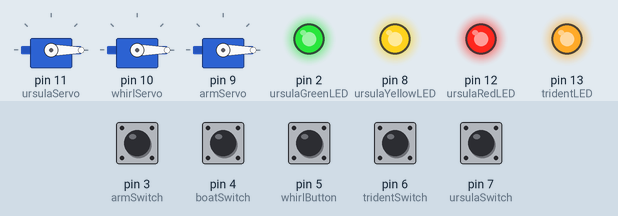
The sketch below on a simulated Arduino Uno, built with avr-gcc and run on an emulated ATmega328P. Parts: 3 × servo, output pins drawn as LEDs (lit = HIGH). The test bench sets the inputs (shaded band); at power-on: pin 3 (armSwitch), pin 4 (boatSwitch), pin 5 (whirlButton), pin 6 (tridentSwitch), pin 7 (ursulaSwitch) LOW.

Above: at 1.2 s.
1.3 s: pin 3 (armSwitch) pulled HIGH for 0.15 s
At 1.7 s:
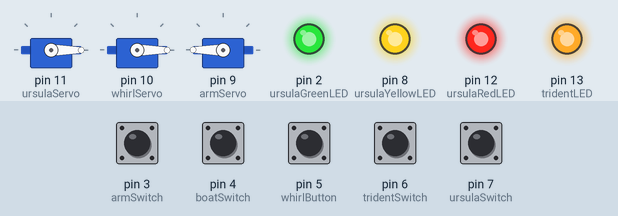
2.9 s: pin 4 (boatSwitch) pulled HIGH for 0.15 s
At 4.1 s:
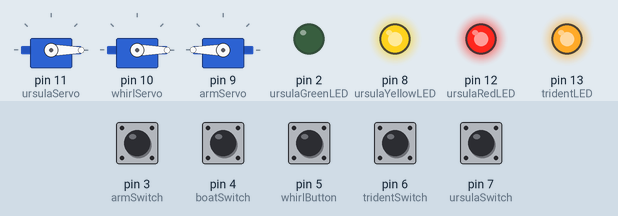
4.5 s: pin 5 (whirlButton) pulled HIGH for 0.15 s
At 5.3 s:
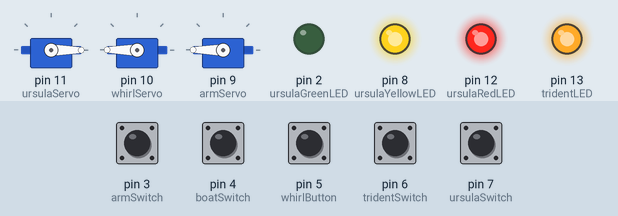
6.1 s: pin 6 (tridentSwitch) pulled HIGH for 0.15 s
At 6.5 s:
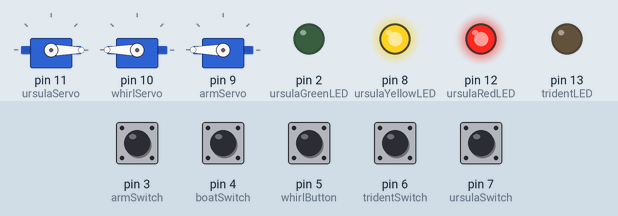
7.7 s: pin 7 (ursulaSwitch) pulled HIGH for 0.15 s
At 7.77 s:
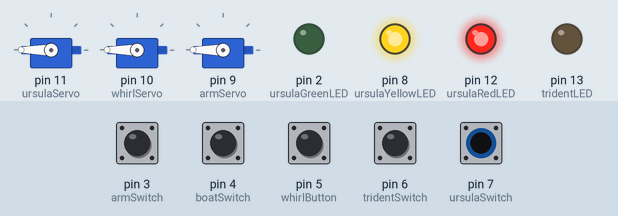
9.3 s: pin 3 (armSwitch) pulled HIGH for 1 s
At 10.9 s:
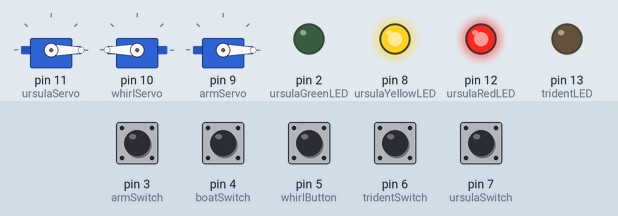
Timing chart, 0 to 12.4 s (numbered marks = the images above; inputs shaded):
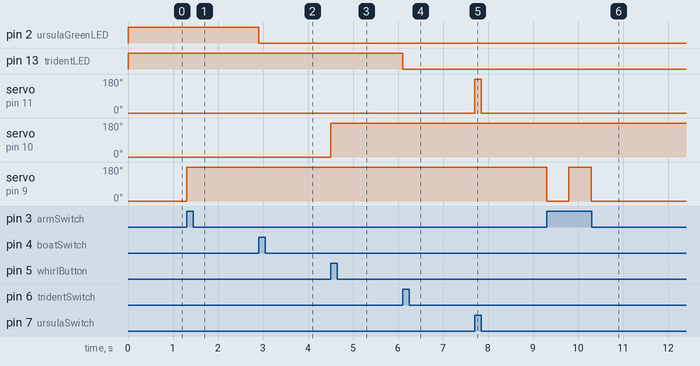

The sketch:

MediaAndTechP2.ino
```cpp
/*
 AET Little Mermaid Enclosure
 Team Name: Floundering Flounders
 Team Members: Airi Hibler, Bianca Jimenez, Christine Nguyen
 Description: button and servo program
 */

#include<Servo.h>

//VARIABLES
////servos
Servo ursulaServo;
Servo whirlServo;
Servo armServo;
////Pin numbers
const int ursulaSwitch = 7;
const int tridentSwitch = 6;
const int whirlButton = 5;
const int boatSwitch = 4;
const int armSwitch = 3;
const int tridentLED = 13;

const int ursulaRedLED = 12;
const int ursulaYellowLED = 8;
const int ursulaGreenLED = 2;

int ursulaHealthCounter = 0;
int targetVALUE;
int prevTargetVALUE = 0;

int eelHealth = 0;

//testing
bool testUrsula = true;
unsigned long armPreviousMillis = 0;
unsigned long armCurrentMillis;
unsigned long whirlPreviousMillis = 0;
unsigned long whirlCurrentMillis;
const long interval = 500;

void setup() {
  Serial.begin(9600);

  ursulaServo.attach(11);
  whirlServo.attach(10);
  armServo.attach(9);
  ursulaServo.write(0);
  whirlServo.write(0);
  armServo.write(0);

  //inputs
  pinMode(ursulaSwitch, INPUT);
  pinMode(whirlButton, INPUT);
  pinMode(tridentSwitch, INPUT);
  pinMode(boatSwitch, INPUT);
  pinMode(armSwitch, INPUT);

  //led outputs
  pinMode(tridentLED, OUTPUT);
  pinMode(ursulaRedLED, OUTPUT);
  pinMode(ursulaYellowLED, OUTPUT);
  pinMode(ursulaGreenLED, OUTPUT);

  //Ursula health bar
  int ursulaHealthCounter = 0;
  digitalWrite(ursulaRedLED, HIGH);
  digitalWrite(ursulaYellowLED, HIGH);
  digitalWrite(ursulaGreenLED, HIGH);
  digitalWrite(tridentLED, HIGH);
}

void loop() {

  ursulaFlip(); //1
  whirlPool(); //2
  trident(); //3
  boatKillsUrsula(); //4
  arielWaving(); //5

}


//1. Ariel and Eric switch activating servo to reveal transformed Ursula
void ursulaFlip(){
  if (digitalRead(ursulaSwitch) == HIGH) {
  //if (testUrsula == true) {//just here to test in tinkercad
    ursulaServo.write(180);
  } else {
    ursulaServo.write(0);
  }
}

void whirlPool(){
    if (digitalRead(whirlButton) == HIGH) {
      unsigned long whirlCurrentMillis = millis();
      if (whirlCurrentMillis - whirlPreviousMillis >= interval + 700){
        if (whirlServo.read() == 0){
          whirlServo.write(180);
        }else{
          whirlServo.write(0);
        }
        whirlPreviousMillis = whirlCurrentMillis;
      }
    }
  }


//3. Trident switch activates LED
void trident(){
  if(digitalRead(tridentSwitch) == HIGH){
    eelHealth ++;
    if (eelHealth >= 1) {
      digitalWrite(tridentLED, LOW);
    } else {
      digitalWrite(tridentLED, HIGH);
    }
  }
}

//4. Boat switch activates blinking LED //maybe have lives and at end plays piezo?
void boatKillsUrsula(){
    targetVALUE = digitalRead(boatSwitch);
    if(targetVALUE != prevTargetVALUE){
      if (targetVALUE == HIGH) {
        ursulaHealthCounter ++;
        if (ursulaHealthCounter  == 1){
          digitalWrite(ursulaGreenLED, LOW);
        }
        else if (ursulaHealthCounter  == 2){
          digitalWrite(ursulaYellowLED, LOW);
        }
        else if (ursulaHealthCounter  >= 3){
          digitalWrite(ursulaRedLED, LOW);
        }
      }
      prevTargetVALUE = targetVALUE;
    }
  }


//5. Cake switch activates Ariel's waving
void arielWaving(){
  if (digitalRead(armSwitch) == HIGH) {
    unsigned long armCurrentMillis = millis();
    if (armCurrentMillis - armPreviousMillis >= interval){
      if (armServo.read() == 0){
        armServo.write(180);
      }else{
        armServo.write(0);
      }
      armPreviousMillis = armCurrentMillis;
    }
  }
}
```

Measured:
- after the input at 1.3 s, servo on pin 9 (armServo): 0° → 180° at once
- after the input at 2.9 s, pin 2 (ursulaGreenLED): HIGH → LOW at once
- after the input at 4.5 s, servo on pin 10 (whirlServo): 0° → 180° at once
- after the input at 6.1 s, pin 13 (tridentLED): HIGH → LOW at once
- after the input at 7.7 s, servo on pin 11 (ursulaServo): 0° → 180° at once, → 0° 0.15 s later
- after the input at 9.3 s, servo on pin 9 (armServo): 180° → 0° at once, → 180° 0.50 s later, → 0° 0.50 s later
